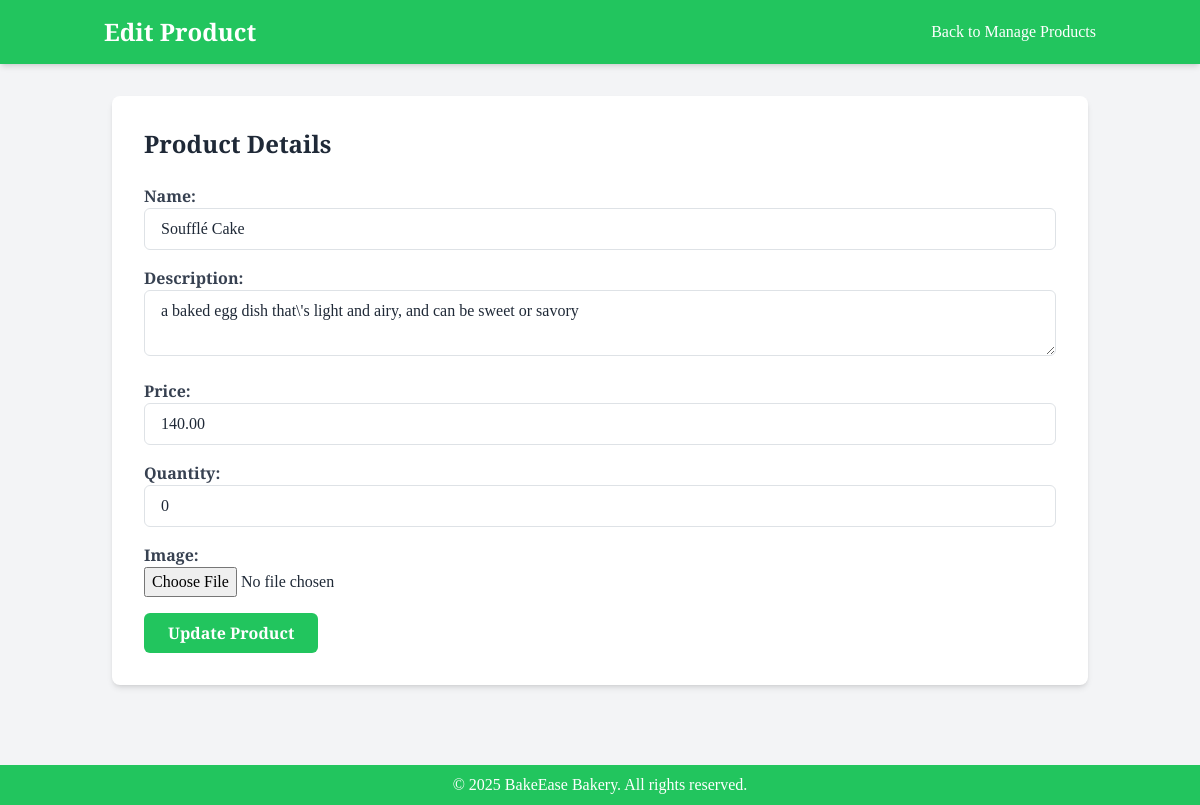
The page /views/admin/edit_product.php?id=158 (signed in) on the database its author committed.
### tables this page shows
CREATE TABLE `products` (
  `id` int(11) NOT NULL,
  `name` varchar(255) NOT NULL,
  `description` text NOT NULL,
  `price` decimal(10,2) NOT NULL,
  `image` varchar(255) NOT NULL,
  `category_id` int(11) DEFAULT NULL,
  `featured` tinyint(1) DEFAULT 0,
  `quantity` int(11) DEFAULT 0
);

### Classes/Database.php (called while the page is built, shortened)
<?php
class Database {
    private $servername = "localhost";
    private $username = "root";
    private $password = "";
    private $dbname = "bakery_oop";
    public function __construct() {
        $this->conn = new mysqli($this->servername, $this->username, $this->password, $this->dbname);
    }
}
?>

### Classes/AdminProduct.php (called while the page is built, shortened)
<?php
require_once "Database.php";
class AdminProduct extends Database {
    public function getProduct($productId) {
        $sql = "SELECT * FROM products WHERE id = ?";
        $stmt = $this->conn->prepare($sql);
        $stmt->bind_param("i", $productId);
        if ($stmt->execute()) {
            $result = $stmt->get_result();
            $product = $result->fetch_assoc();
            return $product;
        } else {
            $this->error = "Execute failed: (" . $stmt->errno . ") " . $stmt->error;
            $stmt->close();
            return null;
        }
    }
}
?>

### views/admin/edit_product.php (the view, shortened to what this page needs)
<?php
include '../../classes/AdminProduct.php';
$adminProduct = new AdminProduct();
if (isset($_GET['id'])) {
    $productId = $_GET['id'];
    $product = $adminProduct->getProduct($productId);
} else {
    header("Location: manage_products.php");
    exit();
}
?>
<!DOCTYPE html>
<html lang="en">
<head>
    <script src="https://cdn.tailwindcss.com"></script>
    <link href="https://cdn.jsdelivr.net/npm/bootstrap@5.3.3/dist/css/bootstrap.min.css" rel="stylesheet">
</head>
<body class="bg-gray-100 text-gray-800 font-bembo">
    <header class="bg-green-500 text-white shadow-md py-3">
        <div class="container mx-auto px-3 flex justify-between items-center">
            <h1 class="text-2xl font-bold">Edit Product</h1>
            <a href="manage_products.php" class="text-white hover:text-accent">Back to Manage Products</a>
        </div>
    </header>
    <main class="container mx-auto px-4 py-8">
        <section class="edit-product bg-white p-8 rounded-lg shadow-md">
            <h2 class="text-2xl font-bold mb-6">Product Details</h2>
            <form method="post" action="../../actions/admin-product-actions.php" enctype="multipart/form-data" class="space-y-4">
                <div>
                    <label for="name" class="block text-gray-700 font-bold">Name:</label>
                    <input type="text" id="name" name="name" value="<?= $product['name'] ?>" required
                           class="w-full px-3 py-2 border rounded focus:outline-none focus:ring-2 focus:ring-primary"
                    >
                </div>
                <div>
                    <label for="description" class="block text-gray-700 font-bold">Description:</label>
                    <textarea id="description" name="description" required
                              class="w-full px-3 py-2 border rounded focus:outline-none focus:ring-2 focus:ring-primary"
                    ><?= $product['description'] ?></textarea>
                </div>
                <div>
                    <label for="price" class="block text-gray-700 font-bold">Price:</label>
                    <input type="number" id="price" name="price" step="0.01" value="<?= $product['price'] ?>" required
                           class="w-full px-3 py-2 border rounded focus:outline-none focus:ring-2 focus:ring-primary"
                    >
                </div>
                <div>
                    <label for="quantity" class="block text-gray-700 font-bold">Quantity:</label>
                    <input type="number" id="quantity" name="quantity" min="0" value="<?= $product['quantity'] ?>" required
                           class="w-full px-3 py-2 border rounded focus:outline-none focus:ring-2 focus:ring-primary"
                    >
                </div>
                <div>
                    <label for="image" class="block text-gray-700 font-bold">Image:</label>
                    <input type="file" id="image" name="image" accept="image/*" class="w-full">
                </div>
                <button type="submit" name="update_product"
                        class="bg-green-500 text-white font-bold py-2 px-4 rounded hover:bg-green-600 transition-colors"
                >
                    Update Product
                </button>
            </form>
        </section>
    </main>
    <footer class="bg-green-500 text-white mt-12 py-2">
        <div class="container mx-auto px-2">
        <p class="text-center">© 2025 BakeEase Bakery. All rights reserved.</p>        </div>
    </footer>
</body>
</html>

### rows shown on the page
products: name "Soufflé Cake", description "a baked egg dish that\\'s light and airy, and can be sweet or savory", price "140.00", quantity "0"
